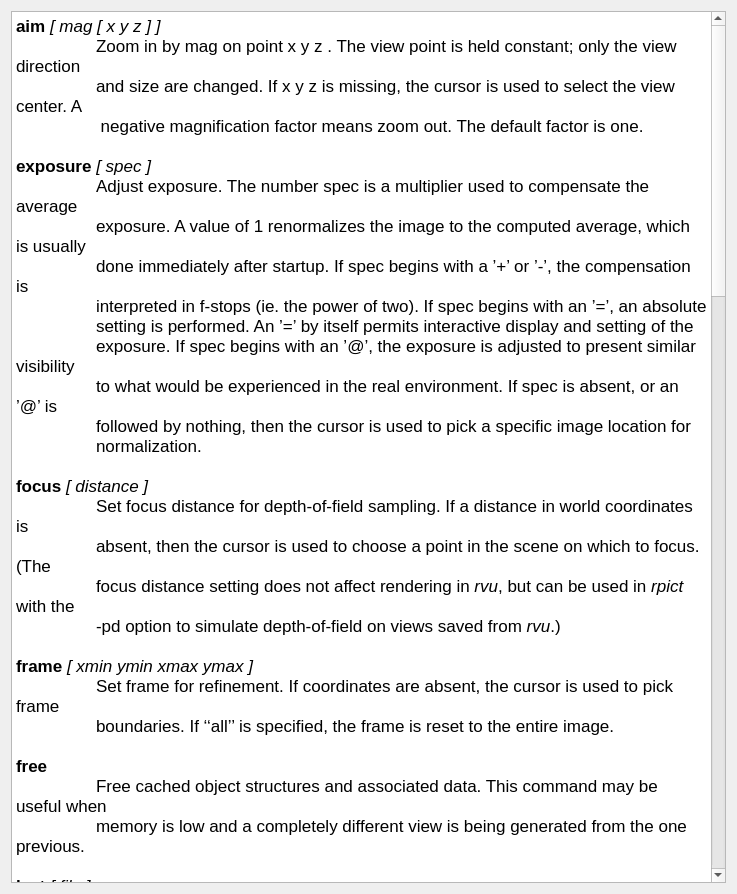
<?xml version="1.0" encoding="UTF-8"?>
<ui version="4.0">
 <class>commandsDialog</class>
 <widget class="QDialog" name="commandsDialog">
  <property name="geometry">
   <rect>
    <x>0</x>
    <y>0</y>
    <width>737</width>
    <height>894</height>
   </rect>
  </property>
  <property name="windowTitle">
   <string>Rvu Commands</string>
  </property>
  <layout class="QVBoxLayout" name="verticalLayout">
   <item>
    <widget class="QTextEdit" name="textEdit">
     <property name="documentTitle">
      <string/>
     </property>
     <property name="readOnly">
      <bool>true</bool>
     </property>
     <property name="html">
      <string>&lt;!DOCTYPE HTML PUBLIC &quot;-//W3C//DTD HTML 4.0//EN&quot; &quot;http://www.w3.org/TR/REC-html40/strict.dtd&quot;&gt;
&lt;html&gt;&lt;head&gt;&lt;meta name=&quot;qrichtext&quot; content=&quot;1&quot; /&gt;&lt;style type=&quot;text/css&quot;&gt;
p, li { white-space: pre-wrap; }
&lt;/style&gt;&lt;/head&gt;&lt;body style=&quot; font-family:'Lucida Grande'; font-size:13pt; font-weight:400; font-style:normal;&quot;&gt;
&lt;p style=&quot; margin-top:0px; margin-bottom:0px; margin-left:0px; margin-right:0px; -qt-block-indent:0; text-indent:0px;&quot;&gt;&lt;span style=&quot; font-weight:600;&quot;&gt;aim&lt;/span&gt; &lt;span style=&quot; font-style:italic;&quot;&gt;[ mag [ x y z ] ]&lt;/span&gt;&lt;/p&gt;
&lt;p style=&quot; margin-top:0px; margin-bottom:0px; margin-left:0px; margin-right:0px; -qt-block-indent:0; text-indent:0px;&quot;&gt;	Zoom in by mag on point x y z . The view point is held constant; only the view direction&lt;/p&gt;
&lt;p style=&quot; margin-top:0px; margin-bottom:0px; margin-left:0px; margin-right:0px; -qt-block-indent:0; text-indent:0px;&quot;&gt;	and size are changed. If x y z is missing, the cursor is used to select the view center. A&lt;/p&gt;
&lt;p style=&quot; margin-top:0px; margin-bottom:0px; margin-left:0px; margin-right:0px; -qt-block-indent:0; text-indent:0px;&quot;&gt;	 negative magnification factor means zoom out. The default factor is one.&lt;/p&gt;
&lt;p style=&quot;-qt-paragraph-type:empty; margin-top:0px; margin-bottom:0px; margin-left:0px; margin-right:0px; -qt-block-indent:0; text-indent:0px;&quot;&gt;&lt;/p&gt;
&lt;p style=&quot; margin-top:0px; margin-bottom:0px; margin-left:0px; margin-right:0px; -qt-block-indent:0; text-indent:0px;&quot;&gt;&lt;span style=&quot; font-weight:600;&quot;&gt;exposure &lt;/span&gt;&lt;span style=&quot; font-style:italic;&quot;&gt;[ spec ]&lt;/span&gt;&lt;/p&gt;
&lt;p style=&quot; margin-top:0px; margin-bottom:0px; margin-left:0px; margin-right:0px; -qt-block-indent:0; text-indent:0px;&quot;&gt;	Adjust exposure. The number spec is a multiplier used to compensate the average&lt;/p&gt;
&lt;p style=&quot; margin-top:0px; margin-bottom:0px; margin-left:0px; margin-right:0px; -qt-block-indent:0; text-indent:0px;&quot;&gt;	exposure. A value of 1 renormalizes the image to the computed average, which is usually&lt;/p&gt;
&lt;p style=&quot; margin-top:0px; margin-bottom:0px; margin-left:0px; margin-right:0px; -qt-block-indent:0; text-indent:0px;&quot;&gt; 	done immediately after startup. If spec begins with a ’+’ or ’-’, the compensation is&lt;/p&gt;
&lt;p style=&quot; margin-top:0px; margin-bottom:0px; margin-left:0px; margin-right:0px; -qt-block-indent:0; text-indent:0px;&quot;&gt;	interpreted in f-stops (ie. the power of two). If spec begins with an ’=’, an absolute&lt;/p&gt;
&lt;p style=&quot; margin-top:0px; margin-bottom:0px; margin-left:0px; margin-right:0px; -qt-block-indent:0; text-indent:0px;&quot;&gt;	setting is performed. An ’=’ by itself permits interactive display and setting of the&lt;/p&gt;
&lt;p style=&quot; margin-top:0px; margin-bottom:0px; margin-left:0px; margin-right:0px; -qt-block-indent:0; text-indent:0px;&quot;&gt;	exposure. If spec begins with an ’@’, the exposure is adjusted to present similar visibility&lt;/p&gt;
&lt;p style=&quot; margin-top:0px; margin-bottom:0px; margin-left:0px; margin-right:0px; -qt-block-indent:0; text-indent:0px;&quot;&gt;	to what would be experienced in the real environment. If spec is absent, or an ’@’ is&lt;/p&gt;
&lt;p style=&quot; margin-top:0px; margin-bottom:0px; margin-left:0px; margin-right:0px; -qt-block-indent:0; text-indent:0px;&quot;&gt;	followed by nothing, then the cursor is used to pick a specific image location for&lt;/p&gt;
&lt;p style=&quot; margin-top:0px; margin-bottom:0px; margin-left:0px; margin-right:0px; -qt-block-indent:0; text-indent:0px;&quot;&gt;	normalization.&lt;/p&gt;
&lt;p style=&quot;-qt-paragraph-type:empty; margin-top:0px; margin-bottom:0px; margin-left:0px; margin-right:0px; -qt-block-indent:0; text-indent:0px;&quot;&gt;&lt;/p&gt;
&lt;p style=&quot; margin-top:0px; margin-bottom:0px; margin-left:0px; margin-right:0px; -qt-block-indent:0; text-indent:0px;&quot;&gt;&lt;span style=&quot; font-weight:600;&quot;&gt;focus &lt;/span&gt;&lt;span style=&quot; font-style:italic;&quot;&gt;[ distance ]&lt;/span&gt;&lt;/p&gt;
&lt;p style=&quot; margin-top:0px; margin-bottom:0px; margin-left:0px; margin-right:0px; -qt-block-indent:0; text-indent:0px;&quot;&gt;	Set focus distance for depth-of-field sampling. If a distance in world coordinates is&lt;/p&gt;
&lt;p style=&quot; margin-top:0px; margin-bottom:0px; margin-left:0px; margin-right:0px; -qt-block-indent:0; text-indent:0px;&quot;&gt;	absent, then the cursor is used to choose a point in the scene on which to focus. (The&lt;/p&gt;
&lt;p style=&quot; margin-top:0px; margin-bottom:0px; margin-left:0px; margin-right:0px; -qt-block-indent:0; text-indent:0px;&quot;&gt;	focus distance setting does not affect rendering in &lt;span style=&quot; font-style:italic;&quot;&gt;rvu&lt;/span&gt;, but can be used in &lt;span style=&quot; font-style:italic;&quot;&gt;rpict&lt;/span&gt; with the&lt;/p&gt;
&lt;p style=&quot; margin-top:0px; margin-bottom:0px; margin-left:0px; margin-right:0px; -qt-block-indent:0; text-indent:0px;&quot;&gt;	-pd option to simulate depth-of-field on views saved from &lt;span style=&quot; font-style:italic;&quot;&gt;rvu&lt;/span&gt;.)&lt;/p&gt;
&lt;p style=&quot;-qt-paragraph-type:empty; margin-top:0px; margin-bottom:0px; margin-left:0px; margin-right:0px; -qt-block-indent:0; text-indent:0px;&quot;&gt;&lt;/p&gt;
&lt;p style=&quot; margin-top:0px; margin-bottom:0px; margin-left:0px; margin-right:0px; -qt-block-indent:0; text-indent:0px;&quot;&gt;&lt;span style=&quot; font-weight:600;&quot;&gt;frame &lt;/span&gt;&lt;span style=&quot; font-style:italic;&quot;&gt;[ xmin ymin xmax ymax ]&lt;/span&gt;&lt;/p&gt;
&lt;p style=&quot; margin-top:0px; margin-bottom:0px; margin-left:0px; margin-right:0px; -qt-block-indent:0; text-indent:0px;&quot;&gt;	Set frame for refinement. If coordinates are absent, the cursor is used to pick frame&lt;/p&gt;
&lt;p style=&quot; margin-top:0px; margin-bottom:0px; margin-left:0px; margin-right:0px; -qt-block-indent:0; text-indent:0px;&quot;&gt;	boundaries. If ‘‘all’’ is specified, the frame is reset to the entire image.&lt;/p&gt;
&lt;p style=&quot;-qt-paragraph-type:empty; margin-top:0px; margin-bottom:0px; margin-left:0px; margin-right:0px; -qt-block-indent:0; text-indent:0px;&quot;&gt;&lt;/p&gt;
&lt;p style=&quot; margin-top:0px; margin-bottom:0px; margin-left:0px; margin-right:0px; -qt-block-indent:0; text-indent:0px;&quot;&gt;&lt;span style=&quot; font-weight:600;&quot;&gt;free&lt;/span&gt;&lt;/p&gt;
&lt;p style=&quot; margin-top:0px; margin-bottom:0px; margin-left:0px; margin-right:0px; -qt-block-indent:0; text-indent:0px;&quot;&gt;	Free cached object structures and associated data. This command may be useful when&lt;/p&gt;
&lt;p style=&quot; margin-top:0px; margin-bottom:0px; margin-left:0px; margin-right:0px; -qt-block-indent:0; text-indent:0px;&quot;&gt;	memory is low and a completely different view is being generated from the one previous.&lt;/p&gt;
&lt;p style=&quot;-qt-paragraph-type:empty; margin-top:0px; margin-bottom:0px; margin-left:0px; margin-right:0px; -qt-block-indent:0; text-indent:0px;&quot;&gt;&lt;/p&gt;
&lt;p style=&quot; margin-top:0px; margin-bottom:0px; margin-left:0px; margin-right:0px; -qt-block-indent:0; text-indent:0px;&quot;&gt;&lt;span style=&quot; font-weight:600;&quot;&gt;last &lt;/span&gt;&lt;span style=&quot; font-style:italic;&quot;&gt;[ file ]&lt;/span&gt;&lt;/p&gt;
&lt;p style=&quot; margin-top:0px; margin-bottom:0px; margin-left:0px; margin-right:0px; -qt-block-indent:0; text-indent:0px;&quot;&gt;	Restore the previous view. If a view or picture le is specified, the parameters are taken&lt;/p&gt;
&lt;p style=&quot; margin-top:0px; margin-bottom:0px; margin-left:0px; margin-right:0px; -qt-block-indent:0; text-indent:0px;&quot;&gt;	from the last view entry in the file.&lt;/p&gt;
&lt;p style=&quot;-qt-paragraph-type:empty; margin-top:0px; margin-bottom:0px; margin-left:0px; margin-right:0px; -qt-block-indent:0; text-indent:0px;&quot;&gt;&lt;/p&gt;
&lt;p style=&quot; margin-top:0px; margin-bottom:0px; margin-left:0px; margin-right:0px; -qt-block-indent:0; text-indent:0px;&quot;&gt;&lt;span style=&quot; font-weight:600;&quot;&gt;L&lt;/span&gt; &lt;span style=&quot; font-style:italic;&quot;&gt;[ vw [ rfile ] ]&lt;/span&gt;&lt;/p&gt;
&lt;p style=&quot; margin-top:0px; margin-bottom:0px; margin-left:0px; margin-right:0px; -qt-block-indent:0; text-indent:0px;&quot;&gt;	Load parameters for view &lt;span style=&quot; font-style:italic;&quot;&gt;vw&lt;/span&gt; from the &lt;span style=&quot; font-style:italic;&quot;&gt;rad&lt;/span&gt; input file, &lt;span style=&quot; font-style:italic;&quot;&gt;rfile&lt;/span&gt;. Both &lt;span style=&quot; font-style:italic;&quot;&gt;vw&lt;/span&gt; and &lt;span style=&quot; font-style:italic;&quot;&gt;rfile&lt;/span&gt; must be given&lt;/p&gt;
&lt;p style=&quot; margin-top:0px; margin-bottom:0px; margin-left:0px; margin-right:0px; -qt-block-indent:0; text-indent:0px;&quot;&gt;	the first call, but subsequent calls will use the last &lt;span style=&quot; font-style:italic;&quot;&gt;rfile&lt;/span&gt; as a default, and &amp;quot;1&amp;quot; as the default&lt;/p&gt;
&lt;p style=&quot; margin-top:0px; margin-bottom:0px; margin-left:0px; margin-right:0px; -qt-block-indent:0; text-indent:0px;&quot;&gt;	 view (ie. the first view appearing in &lt;span style=&quot; font-style:italic;&quot;&gt;rfile&lt;/span&gt;).&lt;/p&gt;
&lt;p style=&quot;-qt-paragraph-type:empty; margin-top:0px; margin-bottom:0px; margin-left:0px; margin-right:0px; -qt-block-indent:0; text-indent:0px;&quot;&gt;&lt;/p&gt;
&lt;p style=&quot; margin-top:0px; margin-bottom:0px; margin-left:0px; margin-right:0px; -qt-block-indent:0; text-indent:0px;&quot;&gt;&lt;span style=&quot; font-weight:600;&quot;&gt;move &lt;/span&gt;&lt;span style=&quot; font-style:italic;&quot;&gt;[ mag [ x y z ] ]&lt;/span&gt;&lt;/p&gt;
&lt;p style=&quot; margin-top:0px; margin-bottom:0px; margin-left:0px; margin-right:0px; -qt-block-indent:0; text-indent:0px;&quot;&gt;	Move camera mag times closer to point x y z . For a perspective projection (or fisheye&lt;/p&gt;
&lt;p style=&quot; margin-top:0px; margin-bottom:0px; margin-left:0px; margin-right:0px; -qt-block-indent:0; text-indent:0px;&quot;&gt;	view), only the view point is changed; the view direction and size remain constant. The&lt;/p&gt;
&lt;p style=&quot; margin-top:0px; margin-bottom:0px; margin-left:0px; margin-right:0px; -qt-block-indent:0; text-indent:0px;&quot;&gt;	view size must be modified in a parallel projection since it determines magnification. If&lt;/p&gt;
&lt;p style=&quot; margin-top:0px; margin-bottom:0px; margin-left:0px; margin-right:0px; -qt-block-indent:0; text-indent:0px;&quot;&gt;	&lt;span style=&quot; font-style:italic;&quot;&gt;x y z&lt;/span&gt; is missing, the cursor is used to select the view center. A negative magnification&lt;/p&gt;
&lt;p style=&quot; margin-top:0px; margin-bottom:0px; margin-left:0px; margin-right:0px; -qt-block-indent:0; text-indent:0px;&quot;&gt;	factor decreases the object size. The default factor is one. Care must be taken to avoid&lt;/p&gt;
&lt;p style=&quot; margin-top:0px; margin-bottom:0px; margin-left:0px; margin-right:0px; -qt-block-indent:0; text-indent:0px;&quot;&gt;	moving behind or inside other objects.&lt;/p&gt;
&lt;p style=&quot;-qt-paragraph-type:empty; margin-top:0px; margin-bottom:0px; margin-left:0px; margin-right:0px; -qt-block-indent:0; text-indent:0px;&quot;&gt;&lt;/p&gt;
&lt;p style=&quot; margin-top:0px; margin-bottom:0px; margin-left:0px; margin-right:0px; -qt-block-indent:0; text-indent:0px;&quot;&gt;&lt;span style=&quot; font-weight:600;&quot;&gt;new &lt;/span&gt;&lt;span style=&quot; font-style:italic;&quot;&gt;[ nproc ]&lt;/span&gt;&lt;/p&gt;
&lt;p style=&quot; margin-top:0px; margin-bottom:0px; margin-left:0px; margin-right:0px; -qt-block-indent:0; text-indent:0px;&quot;&gt;	Restart the image, using the specified number of rendering processes. Usually used after&lt;/p&gt;
&lt;p style=&quot; margin-top:0px; margin-bottom:0px; margin-left:0px; margin-right:0px; -qt-block-indent:0; text-indent:0px;&quot;&gt;	the &amp;quot;set&amp;quot; command.&lt;/p&gt;
&lt;p style=&quot;-qt-paragraph-type:empty; margin-top:0px; margin-bottom:0px; margin-left:0px; margin-right:0px; -qt-block-indent:0; text-indent:0px;&quot;&gt;&lt;/p&gt;
&lt;p style=&quot; margin-top:0px; margin-bottom:0px; margin-left:0px; margin-right:0px; -qt-block-indent:0; text-indent:0px;&quot;&gt;&lt;span style=&quot; font-weight:600;&quot;&gt;pivot &lt;/span&gt;&lt;span style=&quot; font-style:italic;&quot;&gt;angle [ elev [ mag [ x y z ] ] ]&lt;/span&gt;&lt;/p&gt;
&lt;p style=&quot; margin-top:0px; margin-bottom:0px; margin-left:0px; margin-right:0px; -qt-block-indent:0; text-indent:0px;&quot;&gt;	Similar to the &amp;quot;move&amp;quot; command, but pivots the view about a selected point. The &lt;span style=&quot; font-style:italic;&quot;&gt;angle&lt;/span&gt; is&lt;/p&gt;
&lt;p style=&quot; margin-top:0px; margin-bottom:0px; margin-left:0px; margin-right:0px; -qt-block-indent:0; text-indent:0px;&quot;&gt;	measured in degrees around the view up vector using the right hand rule. The optional&lt;/p&gt;
&lt;p style=&quot; margin-top:0px; margin-bottom:0px; margin-left:0px; margin-right:0px; -qt-block-indent:0; text-indent:0px;&quot;&gt;&lt;span style=&quot; font-style:italic;&quot;&gt;	elev&lt;/span&gt; is the elevation in degrees from the pivot point; positive raises the view point to look&lt;/p&gt;
&lt;p style=&quot; margin-top:0px; margin-bottom:0px; margin-left:0px; margin-right:0px; -qt-block-indent:0; text-indent:0px;&quot;&gt;	downward and negative lowers the view point to look upward.&lt;/p&gt;
&lt;p style=&quot;-qt-paragraph-type:empty; margin-top:0px; margin-bottom:0px; margin-left:0px; margin-right:0px; -qt-block-indent:0; text-indent:0px;&quot;&gt;&lt;/p&gt;
&lt;p style=&quot; margin-top:0px; margin-bottom:0px; margin-left:0px; margin-right:0px; -qt-block-indent:0; text-indent:0px;&quot;&gt;&lt;span style=&quot; font-weight:600;&quot;&gt;quit&lt;/span&gt;&lt;/p&gt;
&lt;p style=&quot; margin-top:0px; margin-bottom:0px; margin-left:0px; margin-right:0px; -qt-block-indent:0; text-indent:0px;&quot;&gt;&lt;span style=&quot; font-weight:600;&quot;&gt;	&lt;/span&gt;Quit the program.&lt;/p&gt;
&lt;p style=&quot;-qt-paragraph-type:empty; margin-top:0px; margin-bottom:0px; margin-left:0px; margin-right:0px; -qt-block-indent:0; text-indent:0px;&quot;&gt;&lt;/p&gt;
&lt;p style=&quot; margin-top:0px; margin-bottom:0px; margin-left:0px; margin-right:0px; -qt-block-indent:0; text-indent:0px;&quot;&gt;&lt;span style=&quot; font-weight:600;&quot;&gt;^R&lt;/span&gt;	&lt;/p&gt;
&lt;p style=&quot; margin-top:0px; margin-bottom:0px; margin-left:0px; margin-right:0px; -qt-block-indent:0; text-indent:0px;&quot;&gt;	Redraw the image. Use when the display gets corrupted. On some displays, occassionally&lt;/p&gt;
&lt;p style=&quot; margin-top:0px; margin-bottom:0px; margin-left:0px; margin-right:0px; -qt-block-indent:0; text-indent:0px;&quot;&gt;	forcing a redraw can improve appearance, as more color information is available and the&lt;/p&gt;
&lt;p style=&quot; margin-top:0px; margin-bottom:0px; margin-left:0px; margin-right:0px; -qt-block-indent:0; text-indent:0px;&quot;&gt;	driver can make a better color table selection.&lt;/p&gt;
&lt;p style=&quot;-qt-paragraph-type:empty; margin-top:0px; margin-bottom:0px; margin-left:0px; margin-right:0px; -qt-block-indent:0; text-indent:0px;&quot;&gt;&lt;/p&gt;
&lt;p style=&quot; margin-top:0px; margin-bottom:0px; margin-left:0px; margin-right:0px; -qt-block-indent:0; text-indent:0px;&quot;&gt;&lt;span style=&quot; font-weight:600;&quot;&gt;rotate &lt;/span&gt;&lt;span style=&quot; font-style:italic;&quot;&gt;angle [ elev [ mag ] ]&lt;/span&gt;&lt;/p&gt;
&lt;p style=&quot; margin-top:0px; margin-bottom:0px; margin-left:0px; margin-right:0px; -qt-block-indent:0; text-indent:0px;&quot;&gt;	Rotate the camera horizontally by &lt;span style=&quot; font-style:italic;&quot;&gt;angle&lt;/span&gt; degrees. If an elevation is specified, the camera&lt;/p&gt;
&lt;p style=&quot; margin-top:0px; margin-bottom:0px; margin-left:0px; margin-right:0px; -qt-block-indent:0; text-indent:0px;&quot;&gt;	looks upward &lt;span style=&quot; font-style:italic;&quot;&gt;elev&lt;/span&gt; degrees. (Negative means look downward.)&lt;/p&gt;
&lt;p style=&quot;-qt-paragraph-type:empty; margin-top:0px; margin-bottom:0px; margin-left:0px; margin-right:0px; -qt-block-indent:0; text-indent:0px;&quot;&gt;&lt;/p&gt;
&lt;p style=&quot; margin-top:0px; margin-bottom:0px; margin-left:0px; margin-right:0px; -qt-block-indent:0; text-indent:0px;&quot;&gt;&lt;span style=&quot; font-weight:600;&quot;&gt;set &lt;/span&gt;&lt;span style=&quot; font-style:italic;&quot;&gt;[ var [ val ] ]&lt;/span&gt;&lt;/p&gt;
&lt;p style=&quot; margin-top:0px; margin-bottom:0px; margin-left:0px; margin-right:0px; -qt-block-indent:0; text-indent:0px;&quot;&gt;	Check/change program variable. If &lt;span style=&quot; font-style:italic;&quot;&gt;var&lt;/span&gt; is absent, the list of available variables is&lt;/p&gt;
&lt;p style=&quot; margin-top:0px; margin-bottom:0px; margin-left:0px; margin-right:0px; -qt-block-indent:0; text-indent:0px;&quot;&gt;	displayed. If &lt;span style=&quot; font-style:italic;&quot;&gt;val&lt;/span&gt; is absent, the current value of the variable is displayed and changed&lt;/p&gt;
&lt;p style=&quot; margin-top:0px; margin-bottom:0px; margin-left:0px; margin-right:0px; -qt-block-indent:0; text-indent:0px;&quot;&gt;	interactively. Otherwise, the variable &lt;span style=&quot; font-style:italic;&quot;&gt;var&lt;/span&gt; assumes the value &lt;span style=&quot; font-style:italic;&quot;&gt;val&lt;/span&gt;. Variables include:&lt;/p&gt;
&lt;p style=&quot;-qt-paragraph-type:empty; margin-top:0px; margin-bottom:0px; margin-left:0px; margin-right:0px; -qt-block-indent:0; text-indent:0px;&quot;&gt;&lt;/p&gt;
&lt;p style=&quot; margin-top:0px; margin-bottom:0px; margin-left:0px; margin-right:0px; -qt-block-indent:0; text-indent:0px;&quot;&gt;	ambient value (av), ambient value weight (aw), ambient bounces (ab),&lt;/p&gt;
&lt;p style=&quot; margin-top:0px; margin-bottom:0px; margin-left:0px; margin-right:0px; -qt-block-indent:0; text-indent:0px;&quot;&gt;	ambient accuracy (aa), ambient divisions (ad), ambi- ent radius (ar),&lt;/p&gt;
&lt;p style=&quot; margin-top:0px; margin-bottom:0px; margin-left:0px; margin-right:0px; -qt-block-indent:0; text-indent:0px;&quot;&gt;	ambient samples (as), black&amp;amp;white (b), back face visibility (bv), direct jitter (dj),&lt;/p&gt;
&lt;p style=&quot; margin-top:0px; margin-bottom:0px; margin-left:0px; margin-right:0px; -qt-block-indent:0; text-indent:0px;&quot;&gt;	direct sampling (ds), direct threshold (dt), direct visibility (dv), irradiance (i),&lt;/p&gt;
&lt;p style=&quot; margin-top:0px; margin-bottom:0px; margin-left:0px; margin-right:0px; -qt-block-indent:0; text-indent:0px;&quot;&gt;	limit weight (lw), limit recursion (lr), medium extinction (me), medium albedo (ma),&lt;/p&gt;
&lt;p style=&quot; margin-top:0px; margin-bottom:0px; margin-left:0px; margin-right:0px; -qt-block-indent:0; text-indent:0px;&quot;&gt;	medium eccentricity (mg), medium sampling (ms), pixel sample (ps), pixel threshold (pt),&lt;/p&gt;
&lt;p style=&quot; margin-top:0px; margin-bottom:0px; margin-left:0px; margin-right:0px; -qt-block-indent:0; text-indent:0px;&quot;&gt;	specular jitter (sj), specular threshold (st), and uncorrelated sampling (u).&lt;/p&gt;
&lt;p style=&quot;-qt-paragraph-type:empty; margin-top:0px; margin-bottom:0px; margin-left:0px; margin-right:0px; -qt-block-indent:0; text-indent:0px;&quot;&gt;&lt;/p&gt;
&lt;p style=&quot; margin-top:0px; margin-bottom:0px; margin-left:0px; margin-right:0px; -qt-block-indent:0; text-indent:0px;&quot;&gt;	Once a variable has been changed, the &amp;quot;new&amp;quot; command can be used to recompute the&lt;/p&gt;
&lt;p style=&quot; margin-top:0px; margin-bottom:0px; margin-left:0px; margin-right:0px; -qt-block-indent:0; text-indent:0px;&quot;&gt;	image with the new parameters. If a program variable is not available here, it may show&lt;/p&gt;
&lt;p style=&quot; margin-top:0px; margin-bottom:0px; margin-left:0px; margin-right:0px; -qt-block-indent:0; text-indent:0px;&quot;&gt;	up under some other command or it may be impossible to change once the program is&lt;/p&gt;
&lt;p style=&quot; margin-top:0px; margin-bottom:0px; margin-left:0px; margin-right:0px; -qt-block-indent:0; text-indent:0px;&quot;&gt;	running.&lt;/p&gt;
&lt;p style=&quot;-qt-paragraph-type:empty; margin-top:0px; margin-bottom:0px; margin-left:0px; margin-right:0px; -qt-block-indent:0; text-indent:0px;&quot;&gt;&lt;/p&gt;
&lt;p style=&quot; margin-top:0px; margin-bottom:0px; margin-left:0px; margin-right:0px; -qt-block-indent:0; text-indent:0px;&quot;&gt;&lt;span style=&quot; font-weight:600;&quot;&gt;trace &lt;/span&gt;&lt;span style=&quot; font-style:italic;&quot;&gt;[ xbeg ybeg zbeg xdir ydir zdir ]&lt;/span&gt;&lt;/p&gt;
&lt;p style=&quot; margin-top:0px; margin-bottom:0px; margin-left:0px; margin-right:0px; -qt-block-indent:0; text-indent:0px;&quot;&gt;&lt;span style=&quot; font-style:italic;&quot;&gt;	&lt;/span&gt;Trace a ray. If the ray origin and direction are absent, the cursor is used to pick a location&lt;/p&gt;
&lt;p style=&quot; margin-top:0px; margin-bottom:0px; margin-left:0px; margin-right:0px; -qt-block-indent:0; text-indent:0px;&quot;&gt;	in the image to trace. The object intersected and its material, location and value are&lt;/p&gt;
&lt;p style=&quot; margin-top:0px; margin-bottom:0px; margin-left:0px; margin-right:0px; -qt-block-indent:0; text-indent:0px;&quot;&gt;	displayed.&lt;/p&gt;
&lt;p style=&quot;-qt-paragraph-type:empty; margin-top:0px; margin-bottom:0px; margin-left:0px; margin-right:0px; -qt-block-indent:0; text-indent:0px;&quot;&gt;&lt;/p&gt;
&lt;p style=&quot; margin-top:0px; margin-bottom:0px; margin-left:0px; margin-right:0px; -qt-block-indent:0; text-indent:0px;&quot;&gt;&lt;span style=&quot; font-weight:600;&quot;&gt;V &lt;/span&gt;&lt;span style=&quot; font-style:italic;&quot;&gt;[ vw [ rfile ] ]&lt;/span&gt;&lt;/p&gt;
&lt;p style=&quot; margin-top:0px; margin-bottom:0px; margin-left:0px; margin-right:0px; -qt-block-indent:0; text-indent:0px;&quot;&gt;	Append the current view as view &lt;span style=&quot; font-style:italic;&quot;&gt;vw&lt;/span&gt; in the rad file &lt;span style=&quot; font-style:italic;&quot;&gt;rfile&lt;/span&gt;. Compliment to &lt;span style=&quot; font-style:italic;&quot;&gt;L&lt;/span&gt; command. Note&lt;/p&gt;
&lt;p style=&quot; margin-top:0px; margin-bottom:0px; margin-left:0px; margin-right:0px; -qt-block-indent:0; text-indent:0px;&quot;&gt;	that the view is simply appended to the file, and previous views with the same name&lt;/p&gt;
&lt;p style=&quot; margin-top:0px; margin-bottom:0px; margin-left:0px; margin-right:0px; -qt-block-indent:0; text-indent:0px;&quot;&gt;	should be removed before using the file with &lt;span style=&quot; font-style:italic;&quot;&gt;rad&lt;/span&gt;.&lt;/p&gt;
&lt;p style=&quot;-qt-paragraph-type:empty; margin-top:0px; margin-bottom:0px; margin-left:0px; margin-right:0px; -qt-block-indent:0; text-indent:0px;&quot;&gt;&lt;/p&gt;
&lt;p style=&quot; margin-top:0px; margin-bottom:0px; margin-left:0px; margin-right:0px; -qt-block-indent:0; text-indent:0px;&quot;&gt;&lt;span style=&quot; font-weight:600;&quot;&gt;write &lt;/span&gt;&lt;span style=&quot; font-style:italic;&quot;&gt;[ file ]&lt;/span&gt;&lt;/p&gt;
&lt;p style=&quot; margin-top:0px; margin-bottom:0px; margin-left:0px; margin-right:0px; -qt-block-indent:0; text-indent:0px;&quot;&gt;	Write picture to &lt;span style=&quot; font-style:italic;&quot;&gt;file&lt;/span&gt;. If argument is missing, the current file name is used.&lt;/p&gt;
&lt;p style=&quot;-qt-paragraph-type:empty; margin-top:0px; margin-bottom:0px; margin-left:0px; margin-right:0px; -qt-block-indent:0; text-indent:0px;&quot;&gt;&lt;/p&gt;
&lt;p style=&quot; margin-top:0px; margin-bottom:0px; margin-left:0px; margin-right:0px; -qt-block-indent:0; text-indent:0px;&quot;&gt;&lt;span style=&quot; font-weight:600;&quot;&gt;^Z&lt;/span&gt;&lt;/p&gt;
&lt;p style=&quot; margin-top:0px; margin-bottom:0px; margin-left:0px; margin-right:0px; -qt-block-indent:0; text-indent:0px;&quot;&gt;	Stop the program. The screen will be redrawn when the program resumes.&lt;/p&gt;&lt;/body&gt;&lt;/html&gt;</string>
     </property>
    </widget>
   </item>
  </layout>
 </widget>
 <resources/>
 <connections/>
</ui>
